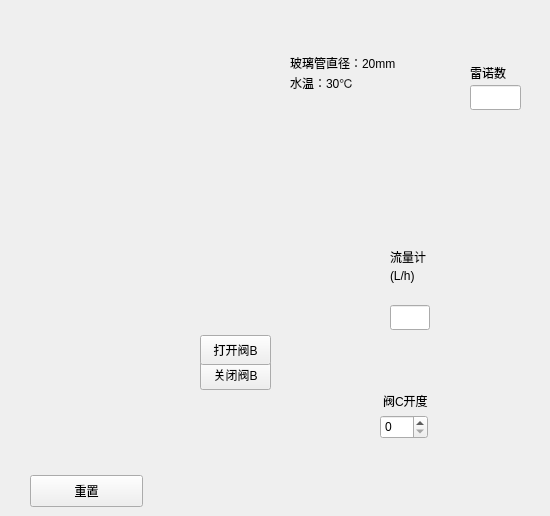
   <widget class="QWidget" name="simulation_1">
    <widget class="QLabel" name="water_exp12">
     <property name="geometry">
      <rect>
       <x>310</x>
       <y>470</y>
       <width>65</width>
       <height>6</height>
      </rect>
     </property>
     <property name="text">
      <string/>
     </property>
     <property name="pixmap">
      <pixmap resource="../resources/simulation/simulation.qrc">:/icons/Screen Shot 2022-05-09 at 17.52.18.png</pixmap>
     </property>
    </widget>
    <widget class="QLineEdit" name="reynold">
     <property name="geometry">
      <rect>
       <x>470</x>
       <y>85</y>
       <width>51</width>
       <height>25</height>
      </rect>
     </property>
     <property name="readOnly">
      <bool>true</bool>
     </property>
    </widget>
    <widget class="QLabel" name="water_exp16">
     <property name="geometry">
      <rect>
       <x>485</x>
       <y>195</y>
       <width>6</width>
       <height>280</height>
      </rect>
     </property>
     <property name="text">
      <string/>
     </property>
     <property name="pixmap">
      <pixmap resource="../resources/simulation/simulation.qrc">:/icons/Screen Shot 2022-05-09 at 17.52.18.png</pixmap>
     </property>
    </widget>
    <widget class="QLabel" name="label_26">
     <property name="geometry">
      <rect>
       <x>290</x>
       <y>75</y>
       <width>121</width>
       <height>16</height>
      </rect>
     </property>
     <property name="text">
      <string>水温：30℃</string>
     </property>
    </widget>
    <widget class="QLabel" name="laminar_flow">
     <property name="geometry">
      <rect>
       <x>310</x>
       <y>265</y>
       <width>3</width>
       <height>150</height>
      </rect>
     </property>
     <property name="text">
      <string/>
     </property>
     <property name="pixmap">
      <pixmap resource="../resources/simulation/simulation.qrc">:/icons/water.webp</pixmap>
     </property>
    </widget>
    <widget class="QLabel" name="water_exp13">
     <property name="geometry">
      <rect>
       <x>375</x>
       <y>404</y>
       <width>6</width>
       <height>65</height>
      </rect>
     </property>
     <property name="text">
      <string/>
     </property>
     <property name="pixmap">
      <pixmap resource="../resources/simulation/simulation.qrc">:/icons/Screen Shot 2022-05-09 at 17.52.18.png</pixmap>
     </property>
    </widget>
    <widget class="QLabel" name="water_exp14">
     <property name="geometry">
      <rect>
       <x>375</x>
       <y>285</y>
       <width>60</width>
       <height>6</height>
      </rect>
     </property>
     <property name="text">
      <string/>
     </property>
     <property name="pixmap">
      <pixmap resource="../resources/simulation/simulation.qrc">:/icons/Screen Shot 2022-05-09 at 17.52.18.png</pixmap>
     </property>
    </widget>
    <widget class="QLineEdit" name="flow_rate_1">
     <property name="geometry">
      <rect>
       <x>390</x>
       <y>305</y>
       <width>40</width>
       <height>25</height>
      </rect>
     </property>
     <property name="readOnly">
      <bool>true</bool>
     </property>
    </widget>
    <widget class="QLabel" name="label_22">
     <property name="geometry">
      <rect>
       <x>383</x>
       <y>385</y>
       <width>51</width>
       <height>31</height>
      </rect>
     </property>
     <property name="text">
      <string>阀C开度</string>
     </property>
     <property name="wordWrap">
      <bool>true</bool>
     </property>
    </widget>
    <widget class="QPushButton" name="open_ink_1">
     <property name="geometry">
      <rect>
       <x>200</x>
       <y>335</y>
       <width>71</width>
       <height>30</height>
      </rect>
     </property>
     <property name="text">
      <string>打开阀B</string>
     </property>
    </widget>
    <widget class="QLabel" name="label_24">
     <property name="geometry">
      <rect>
       <x>390</x>
       <y>245</y>
       <width>41</width>
       <height>41</height>
      </rect>
     </property>
     <property name="text">
      <string>流量计(L/h)</string>
     </property>
     <property name="wordWrap">
      <bool>true</bool>
     </property>
    </widget>
    <widget class="QSpinBox" name="pump_c_open_rate_1">
     <property name="geometry">
      <rect>
       <x>380</x>
       <y>415</y>
       <width>48</width>
       <height>24</height>
      </rect>
     </property>
     <property name="maximum">
      <number>100</number>
     </property>
     <property name="singleStep">
      <number>20</number>
     </property>
    </widget>
    <widget class="QLabel" name="water_exp17">
     <property name="geometry">
      <rect>
       <x>355</x>
       <y>182</y>
       <width>121</width>
       <height>6</height>
      </rect>
     </property>
     <property name="text">
      <string/>
     </property>
     <property name="pixmap">
      <pixmap resource="../resources/simulation/simulation.qrc">:/icons/Screen Shot 2022-05-09 at 17.52.18.png</pixmap>
     </property>
    </widget>
    <widget class="QLabel" name="water_exp18">
     <property name="geometry">
      <rect>
       <x>440</x>
       <y>470</y>
       <width>90</width>
       <height>6</height>
      </rect>
     </property>
     <property name="text">
      <string/>
     </property>
     <property name="pixmap">
      <pixmap resource="../resources/simulation/simulation.qrc">:/icons/Screen Shot 2022-05-09 at 17.52.18.png</pixmap>
     </property>
    </widget>
    <widget class="QPushButton" name="restart_1">
     <property name="geometry">
      <rect>
       <x>30</x>
       <y>475</y>
       <width>113</width>
       <height>32</height>
      </rect>
     </property>
     <property name="text">
      <string>重置</string>
     </property>
    </widget>
    <widget class="QLabel" name="turbulant_flow">
     <property name="geometry">
      <rect>
       <x>305</x>
       <y>265</y>
       <width>10</width>
       <height>150</height>
      </rect>
     </property>
     <property name="text">
      <string/>
     </property>
     <property name="pixmap">
      <pixmap resource="../resources/simulation/simulation.qrc">:/icons/IMG_6560(20220509-180631).png</pixmap>
     </property>
     <property name="scaledContents">
      <bool>true</bool>
     </property>
    </widget>
    <widget class="QLabel" name="water_exp11">
     <property name="geometry">
      <rect>
       <x>305</x>
       <y>245</y>
       <width>10</width>
       <height>231</height>
      </rect>
     </property>
     <property name="text">
      <string/>
     </property>
     <property name="pixmap">
      <pixmap resource="../resources/simulation/simulation.qrc">:/icons/Screen Shot 2022-05-09 at 17.52.18.png</pixmap>
     </property>
    </widget>
    <widget class="QLabel" name="label_23">
     <property name="geometry">
      <rect>
       <x>470</x>
       <y>65</y>
       <width>60</width>
       <height>16</height>
      </rect>
     </property>
     <property name="text">
      <string>雷诺数</string>
     </property>
    </widget>
    <widget class="QLabel" name="bg14">
     <property name="geometry">
      <rect>
       <x>180</x>
       <y>35</y>
       <width>361</width>
       <height>471</height>
      </rect>
     </property>
     <property name="text">
      <string/>
     </property>
     <property name="pixmap">
      <pixmap resource="../resources/simulation/simulation.qrc">:/experiment/1s.png</pixmap>
     </property>
     <property name="scaledContents">
      <bool>true</bool>
     </property>
    </widget>
    <widget class="QLabel" name="label_25">
     <property name="geometry">
      <rect>
       <x>290</x>
       <y>55</y>
       <width>121</width>
       <height>16</height>
      </rect>
     </property>
     <property name="text">
      <string>玻璃管直径：20mm</string>
     </property>
    </widget>
    <widget class="QLabel" name="ink_1">
     <property name="geometry">
      <rect>
       <x>201</x>
       <y>68</y>
       <width>25</width>
       <height>35</height>
      </rect>
     </property>
     <property name="text">
      <string/>
     </property>
     <property name="pixmap">
      <pixmap resource="../resources/simulation/simulation.qrc">:/icons/xiazailan.png</pixmap>
     </property>
     <property name="scaledContents">
      <bool>true</bool>
     </property>
    </widget>
    <widget class="QLabel" name="water_exp15">
     <property name="geometry">
      <rect>
       <x>435</x>
       <y>285</y>
       <width>6</width>
       <height>190</height>
      </rect>
     </property>
     <property name="text">
      <string/>
     </property>
     <property name="pixmap">
      <pixmap resource="../resources/simulation/simulation.qrc">:/icons/Screen Shot 2022-05-09 at 17.52.18.png</pixmap>
     </property>
    </widget>
    <widget class="QPushButton" name="close_ink_1">
     <property name="geometry">
      <rect>
       <x>200</x>
       <y>360</y>
       <width>71</width>
       <height>30</height>
      </rect>
     </property>
     <property name="text">
      <string>关闭阀B</string>
     </property>
    </widget>
    <zorder>bg14</zorder>
    <zorder>water_exp12</zorder>
    <zorder>reynold</zorder>
    <zorder>water_exp16</zorder>
    <zorder>label_26</zorder>
    <zorder>water_exp13</zorder>
    <zorder>water_exp14</zorder>
    <zorder>flow_rate_1</zorder>
    <zorder>label_22</zorder>
    <zorder>label_24</zorder>
    <zorder>pump_c_open_rate_1</zorder>
    <zorder>water_exp17</zorder>
    <zorder>water_exp18</zorder>
    <zorder>restart_1</zorder>
    <zorder>water_exp11</zorder>
    <zorder>label_23</zorder>
    <zorder>label_25</zorder>
    <zorder>ink_1</zorder>
    <zorder>water_exp15</zorder>
    <zorder>close_ink_1</zorder>
    <zorder>open_ink_1</zorder>
    <zorder>laminar_flow</zorder>
    <zorder>turbulant_flow</zorder>
   </widget>
